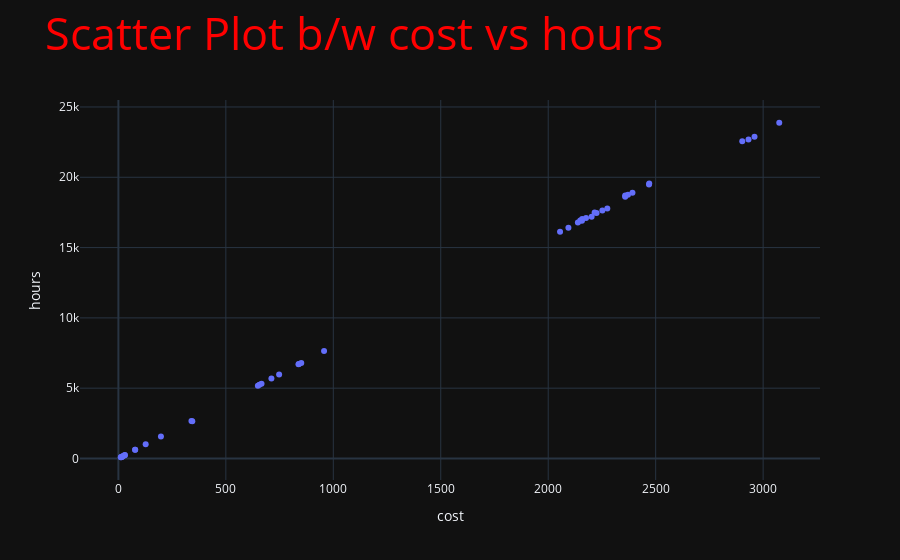

Notebook cell for this chart:
### Markdown cell above
7. **Scatter Plot** between cost vs hours

### Code cell
df2=df.groupby(["attend_date"]).agg('sum').reset_index()
fig = px.scatter(df2, x='cost', y="hours", template = 'plotly_dark',title='cost vs hours')
fig.update_layout(title=dict(text='Scatter Plot b/w cost vs hours', font=dict(size=45, color="red")))
fig.show()

### Figure 1 — Plotly figure (JSON) as saved in the notebook; plotly's stock layout.template omitted (floating-point values rounded to 4 significant figures)
{"data": [{"hovertemplate": "cost=%{x}<br>hours=%{y}<extra></extra>", "legendgroup": "", "marker": {"color": "#636efa", "symbol": "circle"}, "mode": "markers", "name": "", "orientation": "v", "showlegend": false, "type": "scatter", "x": [16, 2470, 2216, 2176, 2252, 3075, 78, 13, 2469, 2158, 2138, 2275, 2903, 340, 21, 2358, 2055, 2094, 2202, 2932, 344, 19, 2371, 2149, 2157, 2225, 2960, 198, 30, 2358, 2392, 851, 712, 957, 127, 30, 840, 649, 656, 666, 838, 78, 16, 748, 11], "xaxis": "x", "y": [125.5, 19560.0, 17500.0, 17100.0, 17640.0, 23880.0, 623.5, 95, 19480.0, 17030.0, 16790.0, 17780.0, 22550.0, 2673.0, 164, 18620.0, 16120.0, 16420.0, 17200.0, 22680.0, 2642.0, 133, 18750.0, 16930.0, 16900.0, 17460.0, 22880.0, 1562.0, 232, 18710.0, 18892, 6796, 5692, 7648, 1004, 240, 6716, 5180, 5242, 5320, 6700, 624, 128, 5976, 88], "yaxis": "y"}], "layout": {"legend": {"tracegroupgap": 0}, "title": {"font": {"color": "red", "size": 45}, "text": "Scatter Plot b/w cost vs hours"}, "xaxis": {"anchor": "y", "domain": [0, 1], "title": {"text": "cost"}}, "yaxis": {"anchor": "x", "domain": [0, 1], "title": {"text": "hours"}}}}
